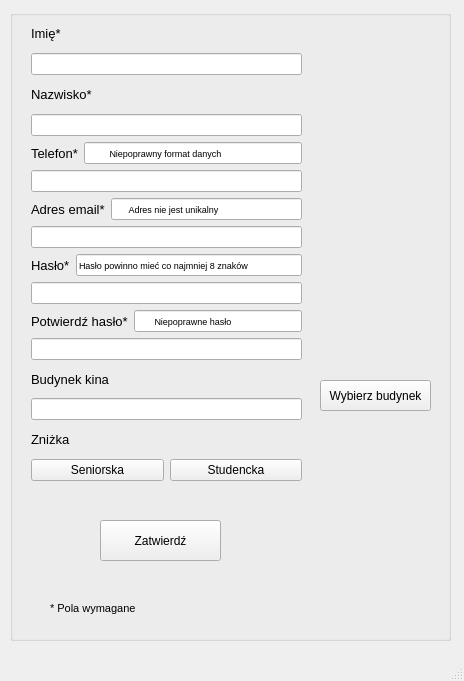
<?xml version="1.0" encoding="UTF-8"?>
<ui version="4.0">
 <class>NewClientAccountForm</class>
 <widget class="QMainWindow" name="NewClientAccountForm">
  <property name="geometry">
   <rect>
    <x>0</x>
    <y>0</y>
    <width>464</width>
    <height>681</height>
   </rect>
  </property>
  <property name="windowTitle">
   <string>MainWindow</string>
  </property>
  <widget class="QWidget" name="centralwidget">
   <widget class="QGroupBox" name="groupBoxlogin">
    <property name="geometry">
     <rect>
      <x>10</x>
      <y>10</y>
      <width>441</width>
      <height>631</height>
     </rect>
    </property>
    <property name="title">
     <string/>
    </property>
    <widget class="QPushButton" name="pushButton_ok">
     <property name="geometry">
      <rect>
       <x>90</x>
       <y>510</y>
       <width>121</width>
       <height>41</height>
      </rect>
     </property>
     <property name="text">
      <string>Zatwierdź</string>
     </property>
    </widget>
    <widget class="QLabel" name="label_places_involved">
     <property name="geometry">
      <rect>
       <x>40</x>
       <y>590</y>
       <width>111</width>
       <height>16</height>
      </rect>
     </property>
     <property name="font">
      <font>
       <pointsize>8</pointsize>
      </font>
     </property>
     <property name="text">
      <string>* Pola wymagane</string>
     </property>
    </widget>
    <widget class="QPushButton" name="pushButton_choose_building">
     <property name="geometry">
      <rect>
       <x>310</x>
       <y>370</y>
       <width>111</width>
       <height>31</height>
      </rect>
     </property>
     <property name="text">
      <string>Wybierz budynek</string>
     </property>
    </widget>
    <widget class="QWidget" name="layoutWidget">
     <property name="geometry">
      <rect>
       <x>21</x>
       <y>10</y>
       <width>271</width>
       <height>461</height>
      </rect>
     </property>
     <layout class="QVBoxLayout" name="verticalLayout">
      <item>
       <layout class="QHBoxLayout" name="horizontalLayout">
        <item>
         <widget class="QLabel" name="label_name">
          <property name="font">
           <font>
            <pointsize>10</pointsize>
           </font>
          </property>
          <property name="text">
           <string>Imię*</string>
          </property>
         </widget>
        </item>
       </layout>
      </item>
      <item>
       <widget class="QLineEdit" name="lineEdit_name"/>
      </item>
      <item>
       <layout class="QHBoxLayout" name="horizontalLayout_4">
        <item>
         <widget class="QLabel" name="label_surname">
          <property name="font">
           <font>
            <pointsize>10</pointsize>
           </font>
          </property>
          <property name="text">
           <string>Nazwisko*</string>
          </property>
         </widget>
        </item>
       </layout>
      </item>
      <item>
       <widget class="QLineEdit" name="lineEdit_surname"/>
      </item>
      <item>
       <layout class="QHBoxLayout" name="horizontalLayout_7">
        <item>
         <widget class="QLabel" name="label_telephone">
          <property name="font">
           <font>
            <pointsize>10</pointsize>
           </font>
          </property>
          <property name="text">
           <string>Telefon*</string>
          </property>
         </widget>
        </item>
        <item>
         <widget class="QLineEdit" name="lineEdit_validtelephone">
          <property name="font">
           <font>
            <pointsize>7</pointsize>
           </font>
          </property>
          <property name="text">
           <string>         Niepoprawny format danych</string>
          </property>
          <property name="readOnly">
           <bool>true</bool>
          </property>
         </widget>
        </item>
       </layout>
      </item>
      <item>
       <widget class="QLineEdit" name="lineEdit_telephone">
        <property name="echoMode">
         <enum>QLineEdit::Normal</enum>
        </property>
        <property name="dragEnabled">
         <bool>false</bool>
        </property>
       </widget>
      </item>
      <item>
       <layout class="QHBoxLayout" name="horizontalLayout_6">
        <item>
         <widget class="QLabel" name="label_email">
          <property name="font">
           <font>
            <pointsize>10</pointsize>
           </font>
          </property>
          <property name="text">
           <string>Adres email*</string>
          </property>
         </widget>
        </item>
        <item>
         <widget class="QLineEdit" name="lineEdit_validemail">
          <property name="font">
           <font>
            <pointsize>7</pointsize>
           </font>
          </property>
          <property name="text">
           <string>      Adres nie jest unikalny</string>
          </property>
          <property name="readOnly">
           <bool>true</bool>
          </property>
         </widget>
        </item>
       </layout>
      </item>
      <item>
       <widget class="QLineEdit" name="lineEdit_email"/>
      </item>
      <item>
       <layout class="QHBoxLayout" name="horizontalLayout_5">
        <item>
         <widget class="QLabel" name="label_password_2">
          <property name="font">
           <font>
            <pointsize>10</pointsize>
           </font>
          </property>
          <property name="text">
           <string>Hasło*</string>
          </property>
         </widget>
        </item>
        <item>
         <widget class="QLineEdit" name="lineEdit_validpass">
          <property name="font">
           <font>
            <pointsize>7</pointsize>
           </font>
          </property>
          <property name="text">
           <string>Hasło powinno mieć co najmniej 8 znaków</string>
          </property>
          <property name="readOnly">
           <bool>true</bool>
          </property>
         </widget>
        </item>
       </layout>
      </item>
      <item>
       <widget class="QLineEdit" name="lineEdit_password_2">
        <property name="echoMode">
         <enum>QLineEdit::Password</enum>
        </property>
       </widget>
      </item>
      <item>
       <layout class="QHBoxLayout" name="horizontalLayout_3">
        <item>
         <widget class="QLabel" name="label_confirmpassword">
          <property name="font">
           <font>
            <pointsize>10</pointsize>
           </font>
          </property>
          <property name="text">
           <string>Potwierdź hasło*</string>
          </property>
         </widget>
        </item>
        <item>
         <widget class="QLineEdit" name="lineEdit_validpass2">
          <property name="enabled">
           <bool>true</bool>
          </property>
          <property name="font">
           <font>
            <pointsize>7</pointsize>
           </font>
          </property>
          <property name="layoutDirection">
           <enum>Qt::LeftToRight</enum>
          </property>
          <property name="text">
           <string>       Niepoprawne hasło</string>
          </property>
          <property name="readOnly">
           <bool>true</bool>
          </property>
         </widget>
        </item>
       </layout>
      </item>
      <item>
       <widget class="QLineEdit" name="lineEdit_confirnpassword">
        <property name="echoMode">
         <enum>QLineEdit::Password</enum>
        </property>
       </widget>
      </item>
      <item>
       <widget class="QLabel" name="label_cinema_building">
        <property name="font">
         <font>
          <pointsize>10</pointsize>
         </font>
        </property>
        <property name="text">
         <string>Budynek kina</string>
        </property>
       </widget>
      </item>
      <item>
       <widget class="QLineEdit" name="lineEdit_building">
        <property name="readOnly">
         <bool>true</bool>
        </property>
       </widget>
      </item>
      <item>
       <widget class="QLabel" name="label_discount">
        <property name="font">
         <font>
          <pointsize>10</pointsize>
         </font>
        </property>
        <property name="text">
         <string>Zniżka</string>
        </property>
       </widget>
      </item>
      <item>
       <layout class="QHBoxLayout" name="horizontalLayout_2">
        <item>
         <widget class="QPushButton" name="pushButton_senior_discount">
          <property name="text">
           <string>Seniorska</string>
          </property>
         </widget>
        </item>
        <item>
         <widget class="QPushButton" name="pushButton_confitm_student_discount">
          <property name="text">
           <string>Studencka</string>
          </property>
         </widget>
        </item>
       </layout>
      </item>
     </layout>
    </widget>
   </widget>
  </widget>
  <widget class="QMenuBar" name="menubar">
   <property name="geometry">
    <rect>
     <x>0</x>
     <y>0</y>
     <width>464</width>
     <height>21</height>
    </rect>
   </property>
  </widget>
  <widget class="QStatusBar" name="statusbar"/>
 </widget>
 <resources/>
 <connections/>
</ui>
